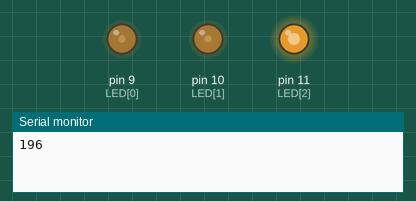
This sketch was run on a simulated Arduino Uno, built with avr-gcc and run on an emulated ATmega328P. On the bench: output pins drawn as LEDs (lit = HIGH), the last lines printed to the serial monitor. Random numbers use the default seed unless the sketch sets one.

Above: at 0.05 s.
At 4.96 s:
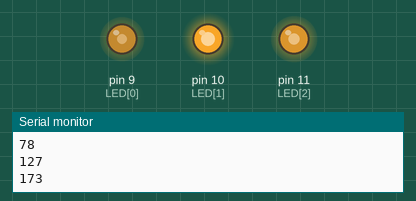
At 9.98 s:
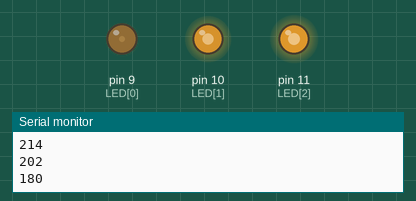
At 19.92 s:
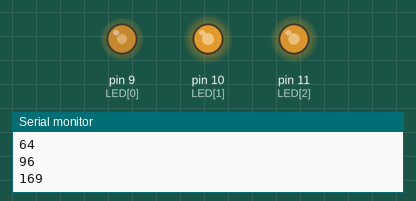
At 29.85 s:
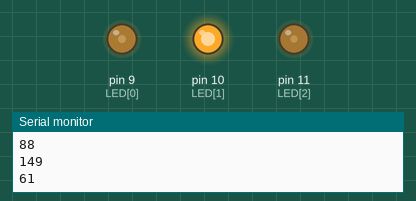
At 39.89 s:
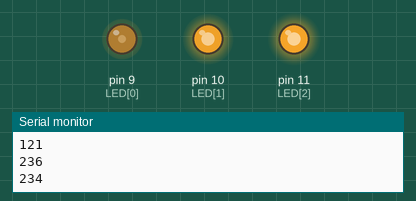
Timing chart, 0 to 40.0 s (numbered marks = the images above):
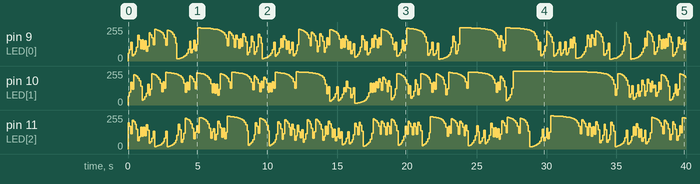

Measured:
- by itself, pin 9 (LED[0]): 0/255 → 58/255 at 0.00 s, → 84/255 0.10 s later, → 140/255 0.10 s later, → 38/255 0.10 s later, … (381 changes in this stretch)
- by itself, pin 10 (LED[1]): 0/255 → 64/255 at 0.00 s, → 97/255 0.10 s later, → 172/255 0.10 s later, → 118/255 0.10 s later, … (340 changes in this stretch)

The sketch:

FlickerNoise.ino
```cpp
const int LED_NUM = 3;				//Number of LED
const int LED[] = {9,10,11};	//Set LED pin number
const int TIME = 100;

float curValue[LED_NUM];			//Current value for each LED (0 ~ 1.0)

void setup() {
  Serial.begin(9600);					//for debug
  for(int i = 0; i < LED_NUM; i++){
    pinMode(LED[i], OUTPUT);								//Set each LED pin as OUTPUT
    curValue[i] = random(10, 90) / 100.0;		//Set initial value (1.0 ~ 9.0)
  }
}

void loop() {
	int value;
	for (int i = 0; i < LED_NUM; i++) {
		value = chaos(i);
		analogWrite(LED[i], value);
		//Serial.print("PIN");
		//Serial.print(i);
		//Serial.print(":");
		//Serial.print(value);
		//Serial.print(",");
	}
	Serial.println(value);
	delay(TIME);
}

/*
intermittent chaos method
input:[idx] index of LED pin
output:next value
*/
int chaos(int idx){
  float x = curValue[idx];

  if(x < 0.5){
    x = x + 2 * pow(x, 2);
  } else {
    x = x - 2 * pow((1.0 - x), 2);
  }

	//reset value in case of too lower or higher value
  if(x < 0.05 || x > 0.998){
    x = random(10,90) / 100.0;
  }

  curValue[idx] = x;
  x = x * 255;
  return (unsigned int) x;
}
```
